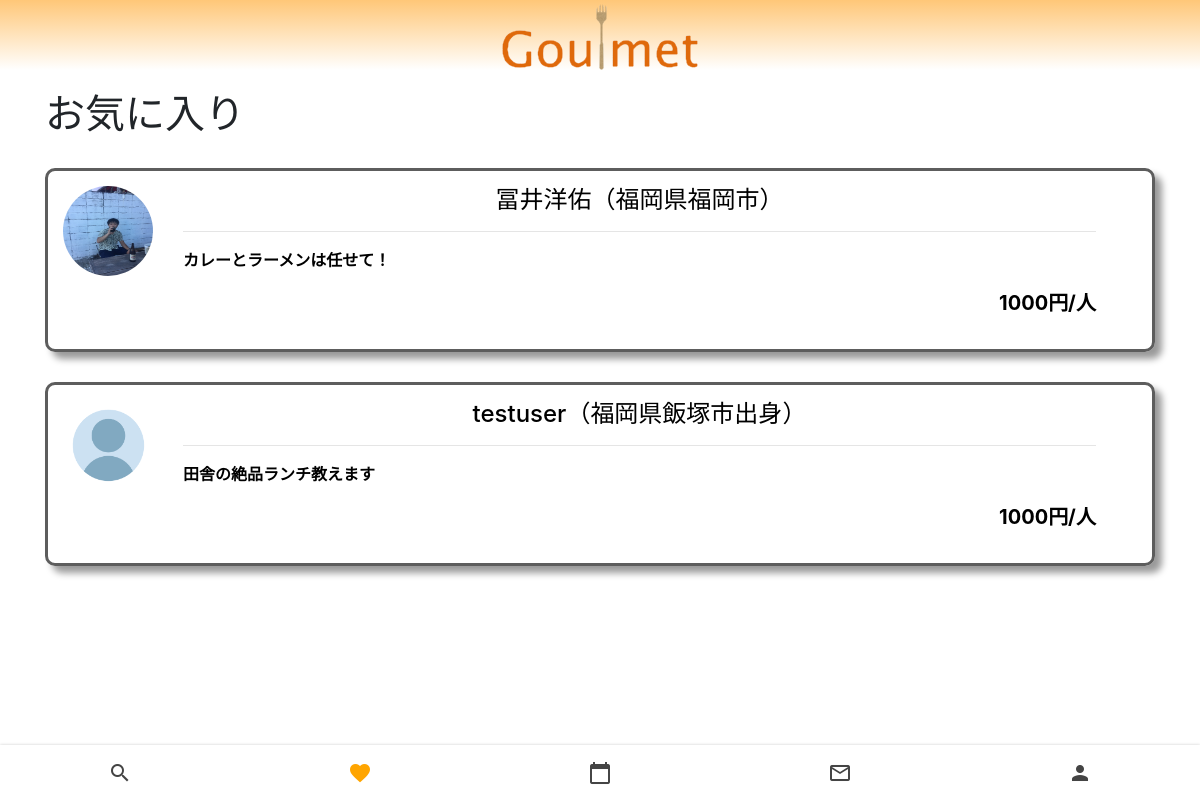
The app's page /favorite/favorite_list/ (signed in) with its own data.
### account/models.py (models this page shows, shortened)
class GoulmetModel(models.Model):
    user_id = models.ForeignKey(CustomUser,on_delete=models.CASCADE)
    self_introduction = models.TextField('自己紹介',max_length=140)
    area = models.CharField('地域',max_length=50)
    plan = models.TextField('プラン',max_length=50,null=True)
    base_price = models.IntegerField('基本料金')
    is_pass = models.BooleanField('審査合格フラグ',null=True)
    created_at = models.DateTimeField('作成日時',auto_now_add=True)
    like = models.ManyToManyField(CustomUser, related_name='like', blank=True)

### myuser/models.py (models this page shows)
class CustomUser(AbstractUser):
    icon = models.ImageField(upload_to = 'upload',blank=True)
    is_goulmet = models.BooleanField(default=False)
    def __str__(self):
        return self.username

### favorite/views.py (the view)
# urls.py: path('favorite_list/',favorite_list,name='favorite_list'),
@login_required
def favorite_list(request):
    object = CustomUser.objects.get(id=request.session['_auth_user_id'])
    object_count = GoulmetModel.objects.all().filter(like=object).count()
    if object_count >= 1:
        object_list = GoulmetModel.objects.all().filter(like=object)
        return render(request, 'favorite/favorite_list.html', {'object_list': object_list})
    else:
        return redirect('favorite:not_favorite')

### templates/favorite/favorite_list.html (shortened to what this page needs)
{% extends 'base.html' %}
{% load static %}
{% block content %}
<head>
    <link rel="stylesheet" href="https://stackpath.bootstrapcdn.com/bootstrap/4.2.1/css/bootstrap.min.css">
</head>
<div class="container">
<h1 style="margin-top: 20px;">お気に入り</h1>
{% for object in object_list %}
<a style="text-decoration: none; color: #000000;" href="{% url 'search_app:goulmet_info' pk=object.pk %}">
    <div class="goulmet">
        <div class="goulmet_icon">
            {% if object.user_id.icon %}
                <img id="icon" src="{{object.user_id.icon.url}}" alt="">
            {% else %}
                <img id="icon" src="{% static 'img/no_icon.png' %}" alt="" id="preview">
            {% endif %}
        </div>
        <div class="goulmet_info">
            <div style="text-align: center;">
                <h4>{{object.user_id}}（{{object.area}}）</h4>
            </div>
            <hr>
            <p>{{object.plan}}</p>
            <div style="text-align: right; font-size: 20px;">
                <p>{{object.base_price}}円/人</p>
            </div>
        </div>
    </div>
</a>
{% endfor %}
</div>
<nav class="nav">
    <a style="text-decoration: none;" href="{% url 'search_app:search_form' %}" id="1" class="nav__link">
        <i class="material-icons nav__icon">search</i>
    </a>
    <a style="text-decoration: none;" href="{% url 'favorite:favorite_list' %}" id="2" class="nav__link nav__link--active">
        <i class="material-icons nav__icon">favorite</i>
    </a>
    <a style="text-decoration: none;" href="{% url 'reservation:reservation_confirm' %}" id="3" class="nav__link">
        <i class="material-icons nav__icon">calendar_today</i>
    </a>
    <a style="text-decoration: none;" href="#" id="4" class="nav__link">
        <i class="material-icons nav__icon">mail_outline</i>
    </a>
    <a style="text-decoration: none;" href="{% url 'account:user_update' %}" id="5" class="nav__link">
        <i class="material-icons nav__icon">person</i>
    </a>
</nav>
{% endblock %}

### static/style.css (style rules this page uses)
* { margin: 0; }
.nav { position: fixed; bottom: 0; width: 100%; height: 55px; box-shadow: 0 0 3px rgba(0, 0, 0, 0.2); background-color: #ffffff; display: flex; overflow-x: auto; }
.nav__link { display: flex; flex-direction: column; align-items: center; justify-content: center; flex-grow: 1; min-width: 50px; overflow: hidden; white-space: nowrap; font-family: sans-serif; font-size: 13px; color: #444444; text-decoration: none; -webkit-tap-highlight-color: transparent; transition: background-color 0.1s ease-in-out; }
.nav__link--active { color: orange; }
.nav__icon { font-size: 18px; }
a { text-decoration: none; }

### templates/favorite/favorite_list.html (style rules this page uses)
.goulmet { padding: 15px; margin: 30px 0; border-style: solid; border-color: rgb(93, 93, 93); border-radius: 10px; box-shadow: 7px 7px 7px rgba(0,0,0,0.4); }
#icon { height: 90px; width: 90px; border-radius: 50%; }
.goulmet { display: flex; }
.goulmet_info { margin-left: 30px; justify-content: center; width: 85%; font-weight: bold; }

### records on screen
GoulmetModel: user_id.icon (picture), user_id "冨井洋佑", area "福岡県福岡市", plan "カレーとラーメンは任せて！", base_price "1000"
GoulmetModel: user_id "testuser", area "福岡県飯塚市出身", plan "田舎の絶品ランチ教えます", base_price "1000"
